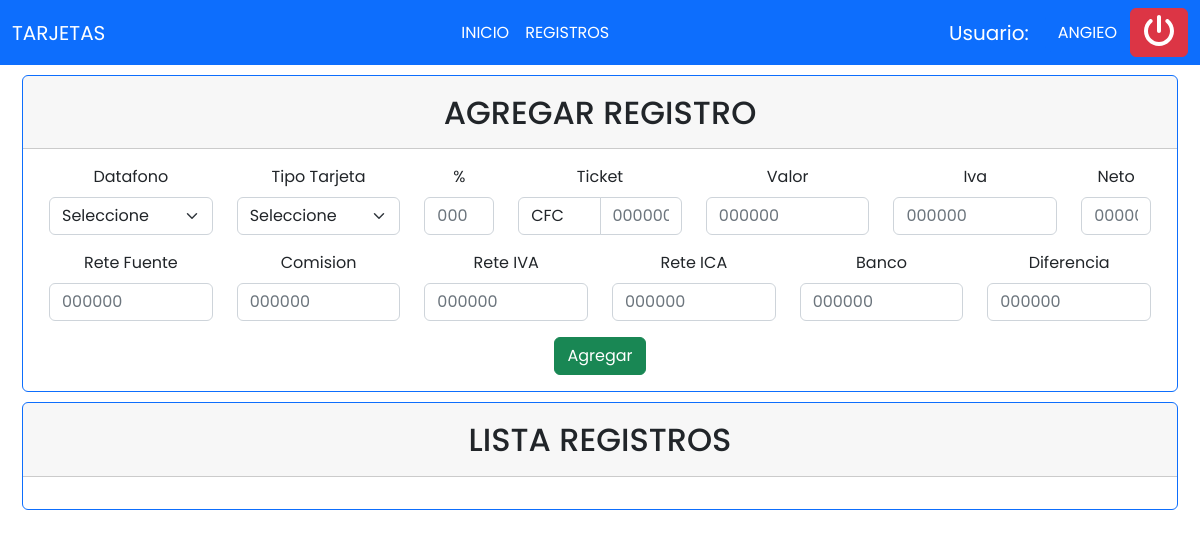
/view/registros.php (signed in), run on an earlier commit of the app's database.
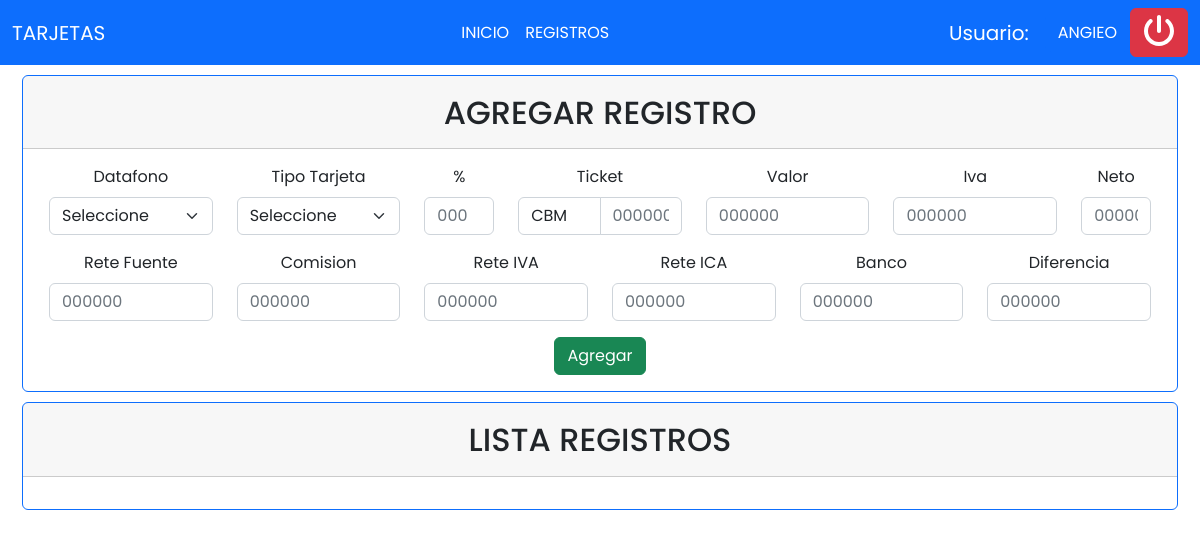
And on a later commit of the database.
### tables this page shows
CREATE TABLE `prefij_usuario` (
  `id` bigint(20) NOT NULL AUTO_INCREMENT,
  `id_usuario` bigint(20) NOT NULL,
  `id_prefijo` bigint(20) NOT NULL,
  `id_operador` bigint(20) NOT NULL,
  `pre_fecope` timestamp NULL DEFAULT current_timestamp(),
  PRIMARY KEY (`id`)
);

CREATE TABLE `prefijos` (
  `id_prefij` bigint(20) NOT NULL AUTO_INCREMENT,
  `id_operador` bigint(20) NOT NULL,
  `id_sede` bigint(20) NOT NULL,
  `pre_nombre` varchar(20) NOT NULL,
  `pre_fecope` timestamp NULL DEFAULT current_timestamp(),
  PRIMARY KEY (`id_prefij`)
);

### view/registros.php (the view, shortened to what this page needs)
<?php
    include "header.php";
    include "navbar.php";
    if(isset($_SESSION['usuario']) &&
    $_SESSION['usuario']['tarrol'] == 1 ||
    $_SESSION['usuario']['tarrol'] == 5){
    $idusuario = $_SESSION['usuario']['tarid'];
    $con = new Conexion();
    $conexion = $con->conectar();
    $sqlprefijo = "SELECT
        pu.id_usuario idusuario,
        p.pre_nombre prefijo
    FROM prefij_usuario pu
    INNER JOIN prefijos p ON p.id_prefij = pu.id_prefijo
    INNER JOIN usuarios u ON u.id_usuario = pu.id_usuario
    WHERE pu.id_usuario = $idusuario";
    $rwprefijo = mysqli_query($conexion, $sqlprefijo);
    $data = mysqli_fetch_array($rwprefijo);
    $prefijo = $data['prefijo'];
?>
<div class="container-fluid">
    <div class="row">
        <div class="col-xs-12 col-sm-12 col-md-12">
            <div class="card border-primary">
                <div class="card-header text-center">
                    <div class="title">
                        <h2>AGREGAR REGISTRO</h2>
                    </div>
                </div>
                <div class="card-body text-center">
                    <form id="frmaddregistro" method="post" onsubmit="return validar()">
                        <div class="row text-center">
                            <div class="col-xs-12 col-sm-6 col-md-2">
                                <div class="mb-3">
                                    <label for="exampleFormControlInput1" class="form-label">Datafono</label>
                                    <select id="iddatafo" name="iddatafo" class="form-select" aria-label="Default select example" required>
                                        <option selected>Seleccione</option>
                                    </select>
                                </div>
                            </div>
                            <div class="col-xs-12 col-sm-4 col-md-2">
                                <div class="mb-3">
                                    <label for="exampleFormControlInput1" class="form-label">Tipo Tarjeta</label>
                                    <select id="idtiptar" name="idtiptar" class="form-select" aria-label="Default select example" required>
                                        <option selected>Seleccione</option>
                                    </select>
                                </div>
                            </div>
                            <div class="col-xs-12 col-sm-2 col-md-1">
                                <div class="mb-3">
                                    <label for="exampleFormControlInput1" class="form-label">%</label>
                                    <input type="text" class="form-control"  name="portar" id="portar" placeholder="000" required>
                                </div>
                            </div>
                            <div class="col-xs-12 col-sm-6 col-md-2">
                                <div class="mb-3">
                                    <label for="exampleFormControlInput1" class="form-label">Ticket</label>
                                    <div class="input-group">
                                        <input type="text" class="form-control" name="pretik" id="pretik" value="<?php echo $prefijo?>" placeholder="000000" required>
                                        <input type="text" class="form-control" name="ticket" id="ticket" placeholder="000000" required>
                                    </div>
                                </div>
                            </div>
                            <div class="col-xs-12 col-sm-6 col-md-2">
                                <div class="mb-3">
                                    <label for="exampleFormControlInput1" class="form-label">Valor</label>
                                    <input type="text" class="form-control" name="valor" id="valor" placeholder="000000" required>
                                </div>
                            </div>
                            <div class="col-xs-12 col-sm-6 col-md-2">
                                <div class="mb-3">
                                    <label for="exampleFormControlInput1" class="form-label">Iva</label>
                                    <input type="text" class="form-control" name="iva" id="iva" placeholder="000000" required>
                                </div>
                            </div>
                            <div class="col-xs-12 col-sm-6 col-md-1">
                                <div class="mb-3">
                                    <label for="exampleFormControlInput1" class="form-label">Neto</label>
                                    <input type="text" class="form-control" name="neto" id="neto" placeholder="000000" readonly>
                                </div>
                            </div>
                        </div>
                        <div class="row">
                            <div class="col-xs-12 col-sm-6 col-md-2">
                                <div class="mb-3">
                                    <label for="exampleFormControlInput1" class="form-label">Rete Fuente</label>
                                    <input type="text" class="form-control" name="retfue" id="retfue" placeholder="000000" readonly>
                                </div>
                            </div>
                            <div class="col-xs-12 col-sm-6 col-md-2">
                                <div class="mb-3">
                                    <label for="exampleFormControlInput1" class="form-label">Comision</label>
                                    <input type="text" class="form-control" name="comisi" id="comisi" placeholder="000000" readonly>
                                </div>
                            </div>
                            <div class="col-xs-12 col-sm-6 col-md-2">
                                <div class="mb-3">
                                    <label for="exampleFormControlInput1" class="form-label">Rete IVA</label>
                                    <input type="text" class="form-control" name="retiva" id="retiva" placeholder="000000" readonly>
                                </div>
                            </div>
                            <div class="col-xs-12 col-sm-6 col-md-2">
                                <div class="mb-3">
                                    <label for="exampleFormControlInput1" class="form-label">Rete ICA</label>
                                    <input type="text" class="form-control" name="retica" id="retica" placeholder="000000" readonly>
                                </div>
                            </div>
                            <div class="col-xs-12 col-sm-6 col-md-2">
                                <div class="mb-3">
                                    <label for="exampleFormControlInput1" class="form-label">Banco</label>
                                    <input type="text" class="form-control" name="banco" id="banco" placeholder="000000" readonly>
                                </div>
                            </div>
                            <div class="col-xs-12 col-sm-6 col-md-2">
                                <div class="mb-3">
                                    <label for="exampleFormControlInput1" class="form-label">Diferencia</label>
                                    <input type="text" class="form-control" name="diferencia" id="diferencia" placeholder="000000" readonly>
                                </div>
                            </div>
                        </div>
                        <div class="row">
                            <div class="col-xs-12 col-sm-6 col-md-2">
                                <div >
                                    <button type="submit" class="btn btn-success" >Agregar</button>
                                </div>
                            </div>
                        </div>
                    </form>
                </div>
            </div>
        </div>
    </div>
    <div class="row">
    <div class="col-xs-12 col-sm-12 col-md-12">
            <div class="card border-primary">
                <div class="card-header text-center">
                    <div class="title">
                        <h2>LISTA REGISTROS</h2>
                    </div>
                </div>
                <div class="card-body">
                </div>
            </div>
        </div>
    </div>
</div>
<?php
    include "footer.php";
?>
<?php
}
?>

### view/header.php (shortened to what this page needs)
<!DOCTYPE html>
<html lang="en" dir="ltr">
  <head>
    <link rel="stylesheet" href="../public/css/style.css">
    <link rel="stylesheet" href="../public/boxed/boxed-check.css">
    <link rel="stylesheet" href="../public/boxed/boxed-check.min.css">
    <link rel="stylesheet" href="../public/bootstrap5/css/bootstrap.min.css">
    <link rel="stylesheet" href="../public/Boxicons/css/boxicons.min.css">
    <link rel="stylesheet" href="../public/Boxicons/css/animations.css">
    <link rel="stylesheet" href="../public/Boxicons/css/transformations.css">
    <link rel="stylesheet" href="../public/select2/select2.min.css">
    <link rel="stylesheet" href="../public/fontawesome/css/fontawesome.min.css">
    <link rel="stylesheet" href="https://cdnjs.cloudflare.com/ajax/libs/toastr.js/latest/toastr.min.css" />
  </head>
<body>

### view/navbar.php (shortened to what this page needs)
<?php
    $idusuario = $_SESSION['usuario']['tarid'];
?>
<nav class="navbar navbar-expand-lg navbar-dark bg-primary">
    <div class="container-fluid">
        <a class="navbar-brand" href="#">TARJETAS</a>
        <div class="d-md-flex d-block flex-row mx-md-auto mx-0">
            <div class="collapse navbar-collapse" id="navbarSupportedContent">
                <ul class="navbar-nav mr-auto">
                <?php if ($_SESSION['usuario']['tarrol'] == 1) { ?>
                    <li class="nav-item">
                        <a class="nav-link active" href="inicio.php">INICIO</a>
                    </li>
                    <li class="nav-item">
                        <a class="nav-link active" href="registros.php">REGISTROS</a>
                    </li>
                <?php } else if ($_SESSION['usuario']['tarrol'] == 2) { ?>
                    <li class="nav-item">
                        <a class="nav-link active" href="inicio.php">INICIO</a>
                    </li>
                    <li class="nav-item">
                        <a class="nav-link active" href="registros.php">REGISTROS</a>
                    </li>
                    <li class="nav-item">
                        <a class="nav-link active" href="consultas.php">GENERAL</a>
                    </li>
                    <li class="nav-item">
                        <a class="nav-link active" href="conciliacion.php">CONCILIACION</a>
                    </li>
                <?php } else if ($_SESSION['usuario']['tarrol'] == 5) { ?>
                    <li class="nav-item">
                        <a class="nav-link active" href="inicio.php">INICIO</a>
                    </li>
                    <li class="nav-item">
                        <a class="nav-link active" href="registros.php">REGISTROS</a>
                    </li>
                    <li class="nav-item">
                        <a class="nav-link active" href="cartera.php">CARTERA</a>
                    </li>
                <?php } else if ($_SESSION['usuario']['tarrol'] == 4) { ?>
                    <li class="nav-item">
                        <a class="nav-link active" href="inicio.php">INICIO</a>
                    </li>
                    <li class="nav-item">
                        <a class="nav-link active" href="registros.php">REGISTROS</a>
                    </li>
                    <li class="nav-item">
                        <a class="nav-link active" href="consultas.php">GENERAL</a>
                    </li>
                    <li class="nav-item">
                        <a class="nav-link active" href="conciliacion.php">CONCILIACION</a>
                    </li>
                    <li class="nav-item">
                        <a class="nav-link active" href="cartera.php">CARTERA</a>
                    </li>
                    <li class="nav-item">
                        <a class="nav-link active" href="inactivos.php">DOCUMENTOS INACTIVOS</a>
                    </li>
                    <li class="nav-item">
                        <a class="nav-link active" href="config.php">PERMISOS</a>
                    </li>
                    <li class="nav-item">
                        <a class="nav-link active" href="usuarios.php">USUARIOS</a>
                    </li>
                    <li class="nav-item">
                        <a class="nav-link active" href="historial.php">HISTORIAL</a>
                    </li>
                <?php } ?>
                </ul>
            </div>
        </div>
        <span class="navbar-brand" href="#">Usuario:</span>
        <a class="mr-sm-2 btn btn-primary" type="button" data-bs-toggle="modal" data-bs-target="#contraseña" onclick="detallepass('<?php echo $idusuario ?>')"><?php echo $_SESSION['usuario']['tarusuario'] ?></a>
        <a href="../controller/usuarios/salir.php" class="btn btn-danger" type="submit">
            <i class="fa-solid fa-power-off fa-2x"></i>
        </a>
    </div>
</nav>

### view/footer.php (shortened to what this page needs)
    </body>
</html>

### public/css/style.css (style rules this page uses)
:root { --color-default:#004f83; --color-second:#0067ac; --color-white:#fff; --color-body:#e4e9f7; --color-light:#e0e0e0; }
* { padding: 0%; margin: 0%; box-sizing: border-box; font-family: 'Poppins', sans-serif; }
body { min-height: 100vh; width:100%; }
.row { --bs-gutter-x: 1.5rem; --bs-gutter-y: 0; display: flex; flex-wrap: wrap; margin-top: calc(var(--bs-gutter-y) * -1); margin-right: calc(var(--bs-gutter-x)/ -2); align-items: center; margin-left: calc(var(--bs-gutter-x)/ -2); justify-content: center; }
.title { margin-top: 10px; display: flex; justify-content: center; }
.border-primary { border-color: #0d6efd!important; margin-top: 10px; }
.input-group>.form-control, .input-group>.form-floating, .input-group>.form-select { position: relative !important; flex: 1 1 auto !important; width: 1% !important; min-width: 0 !important; }
.row { margin-top:40px; padding: 0 10px; }

What changed in the data, as far as the page shows it:
removed prefij_usuario: pretik "CFC"
added prefij_usuario: pretik "CBM"
